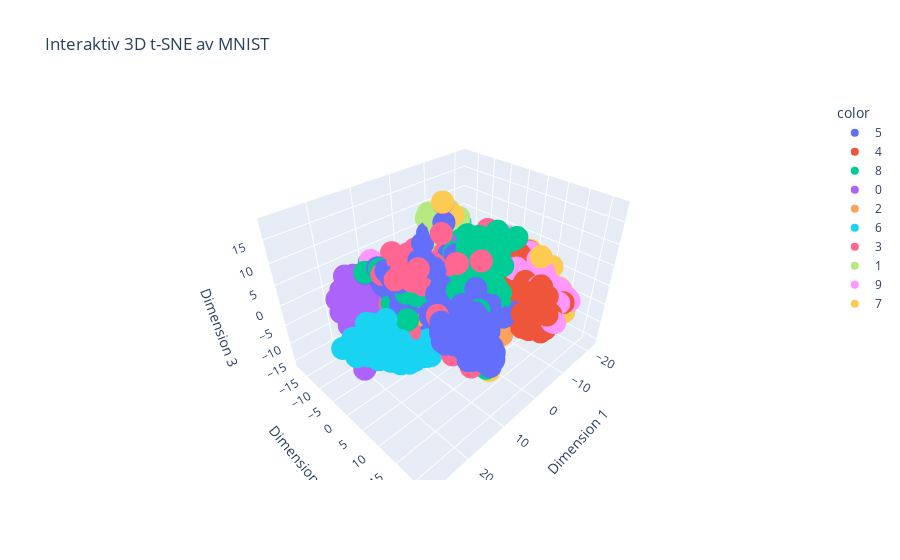

The notebook cell saved with this chart:
### Code cell
import plotly.express as px
# Kör t-SNE med 3 komponenter
tsne_3D = TSNE(n_components=3, perplexity=30, random_state=42)
X_tsne_3D = tsne_3D.fit_transform(X_train[:2000])  # Endast 2000 bilder

# Skapa DataFrame för Plotly
df = pd.DataFrame(X_tsne_3D, columns=["Dimension 1", "Dimension 2", "Dimension 3"])
df["Siffra"] = y_train[:2000]

# Skapa interaktiv 3D-plot
fig = px.scatter_3d(df, x="Dimension 1", y="Dimension 2", z="Dimension 3", 
                     color=df["Siffra"].astype(str), title="Interaktiv 3D t-SNE av MNIST")
fig.show()

### Figure 1 — Plotly figure (JSON) as saved in the notebook; plotly's stock layout.template omitted (floating-point values rounded to 4 significant figures; data arrays with more than 128 entries replaced by an {"elided": "..."} marker saying what was removed)
{"data": [{"hovertemplate": "color=5<br>Dimension 1=%{x}<br>Dimension 2=%{y}<br>Dimension 3=%{z}<extra></extra>", "legendgroup": "5", "marker": {"color": "#636efa", "symbol": "circle"}, "mode": "markers", "name": "5", "scene": "scene", "showlegend": true, "type": "scatter3d", "x": {"elided": "194 float values"}, "y": {"elided": "194 float values"}, "z": {"elided": "194 float values"}}, {"hovertemplate": "color=4<br>Dimension 1=%{x}<br>Dimension 2=%{y}<br>Dimension 3=%{z}<extra></extra>", "legendgroup": "4", "marker": {"color": "#EF553B", "symbol": "circle"}, "mode": "markers", "name": "4", "scene": "scene", "showlegend": true, "type": "scatter3d", "x": {"elided": "170 float values"}, "y": {"elided": "170 float values"}, "z": {"elided": "170 float values"}}, {"hovertemplate": "color=8<br>Dimension 1=%{x}<br>Dimension 2=%{y}<br>Dimension 3=%{z}<extra></extra>", "legendgroup": "8", "marker": {"color": "#00cc96", "symbol": "circle"}, "mode": "markers", "name": "8", "scene": "scene", "showlegend": true, "type": "scatter3d", "x": {"elided": "169 float values"}, "y": {"elided": "169 float values"}, "z": {"elided": "169 float values"}}, {"hovertemplate": "color=0<br>Dimension 1=%{x}<br>Dimension 2=%{y}<br>Dimension 3=%{z}<extra></extra>", "legendgroup": "0", "marker": {"color": "#ab63fa", "symbol": "circle"}, "mode": "markers", "name": "0", "scene": "scene", "showlegend": true, "type": "scatter3d", "x": {"elided": "203 float values"}, "y": {"elided": "203 float values"}, "z": {"elided": "203 float values"}}, {"hovertemplate": "color=2<br>Dimension 1=%{x}<br>Dimension 2=%{y}<br>Dimension 3=%{z}<extra></extra>", "legendgroup": "2", "marker": {"color": "#FFA15A", "symbol": "circle"}, "mode": "markers", "name": "2", "scene": "scene", "showlegend": true, "type": "scatter3d", "x": {"elided": "211 float values"}, "y": {"elided": "211 float values"}, "z": {"elided": "211 float values"}}, {"hovertemplate": "color=6<br>Dimension 1=%{x}<br>Dimension 2=%{y}<br>Dimension 3=%{z}<extra></extra>", "legendgroup": "6", "marker": {"color": "#19d3f3", "symbol": "circle"}, "mode": "markers", "name": "6", "scene": "scene", "showlegend": true, "type": "scatter3d", "x": {"elided": "205 float values"}, "y": {"elided": "205 float values"}, "z": {"elided": "205 float values"}}, {"hovertemplate": "color=3<br>Dimension 1=%{x}<br>Dimension 2=%{y}<br>Dimension 3=%{z}<extra></extra>", "legendgroup": "3", "marker": {"color": "#FF6692", "symbol": "circle"}, "mode": "markers", "name": "3", "scene": "scene", "showlegend": true, "type": "scatter3d", "x": {"elided": "217 float values"}, "y": {"elided": "217 float values"}, "z": {"elided": "217 float values"}}, {"hovertemplate": "color=1<br>Dimension 1=%{x}<br>Dimension 2=%{y}<br>Dimension 3=%{z}<extra></extra>", "legendgroup": "1", "marker": {"color": "#B6E880", "symbol": "circle"}, "mode": "markers", "name": "1", "scene": "scene", "showlegend": true, "type": "scatter3d", "x": {"elided": "222 float values"}, "y": {"elided": "222 float values"}, "z": {"elided": "222 float values"}}, {"hovertemplate": "color=9<br>Dimension 1=%{x}<br>Dimension 2=%{y}<br>Dimension 3=%{z}<extra></extra>", "legendgroup": "9", "marker": {"color": "#FF97FF", "symbol": "circle"}, "mode": "markers", "name": "9", "scene": "scene", "showlegend": true, "type": "scatter3d", "x": {"elided": "195 float values"}, "y": {"elided": "195 float values"}, "z": {"elided": "195 float values"}}, {"hovertemplate": "color=7<br>Dimension 1=%{x}<br>Dimension 2=%{y}<br>Dimension 3=%{z}<extra></extra>", "legendgroup": "7", "marker": {"color": "#FECB52", "symbol": "circle"}, "mode": "markers", "name": "7", "scene": "scene", "showlegend": true, "type": "scatter3d", "x": {"elided": "214 float values"}, "y": {"elided": "214 float values"}, "z": {"elided": "214 float values"}}], "layout": {"legend": {"title": {"text": "color"}, "tracegroupgap": 0}, "scene": {"domain": {"x": [0, 1], "y": [0, 1]}, "xaxis": {"title": {"text": "Dimension 1"}}, "yaxis": {"title": {"text": "Dimension 2"}}, "zaxis": {"title": {"text": "Dimension 3"}}}, "title": {"text": "Interaktiv 3D t-SNE av MNIST"}}}
